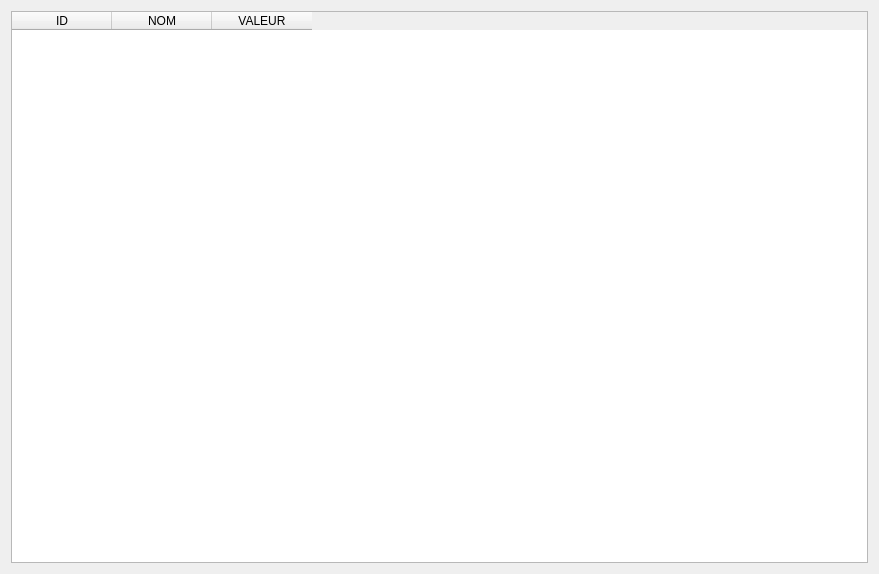
<?xml version="1.0" encoding="UTF-8"?>
<ui version="4.0">
 <class>Dialog</class>
 <widget class="QDialog" name="Dialog">
  <property name="geometry">
   <rect>
    <x>0</x>
    <y>0</y>
    <width>879</width>
    <height>574</height>
   </rect>
  </property>
  <property name="windowTitle">
   <string>Alarme</string>
  </property>
  <layout class="QHBoxLayout" name="horizontalLayout">
   <item>
    <widget class="QTableWidget" name="t1">
     <column>
      <property name="text">
       <string>ID</string>
      </property>
     </column>
     <column>
      <property name="text">
       <string>NOM</string>
      </property>
     </column>
     <column>
      <property name="text">
       <string>VALEUR</string>
      </property>
     </column>
    </widget>
   </item>
  </layout>
 </widget>
 <resources/>
 <connections/>
</ui>
